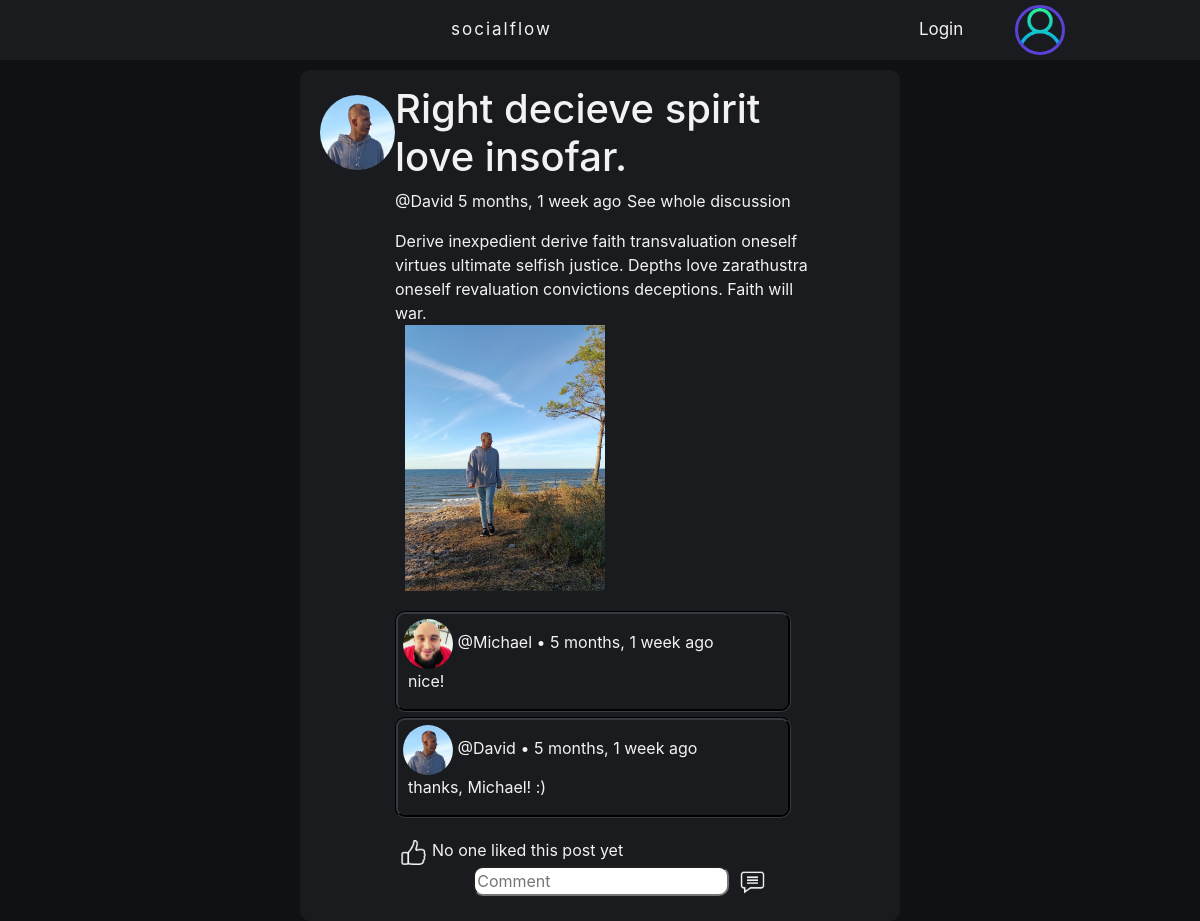
Page /post-details/20/ on the earlier database version.
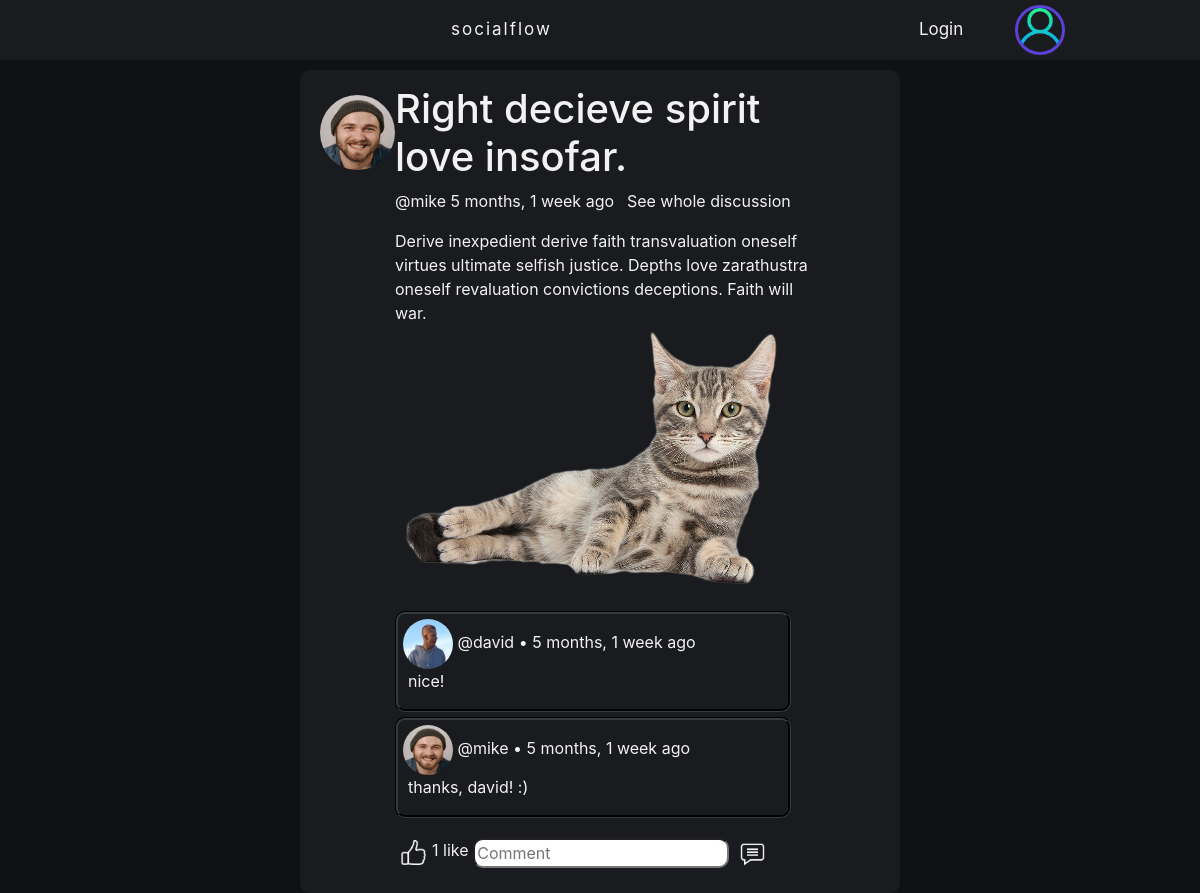
Same page on the later database version.
### DjangoBlogApp/models.py (models this page shows, shortened)
class Post(models.Model):
    name = models.CharField(max_length=48, blank=True, null=True)
    content = models.TextField(max_length=512)
    likes = models.ManyToManyField(User, blank=True, related_name="blog_posts")
    img = models.ImageField(null=True, blank=True, upload_to = "images/")
    host = models.ForeignKey(User, on_delete=models.CASCADE, blank=True, null=True)
    published = models.DateTimeField(auto_now_add=True)
    class Meta():
        ordering = ['-published']

class Profile(models.Model):
    user = models.OneToOneField(User, on_delete=models.CASCADE, blank=True, null=True)
    biogram = models.TextField(max_length=512)
    avatar = models.ImageField(null=True, blank=True, default='default.png')
    followers = models.ManyToManyField(User, blank=True, related_name="followers")
    following = models.ManyToManyField(User, blank=True, related_name="following")

class Comment(models.Model):
    author = models.ForeignKey(User, on_delete=models.CASCADE, blank=True, null=True)
    post = models.ForeignKey(Post, related_name="comments", on_delete=models.CASCADE, blank=True, null=True)
    content = models.TextField(max_length=128, blank=True, null=True)
    published = models.DateTimeField(auto_now_add=True)
    class Meta():
        ordering = ['published']

### DjangoBlogApp/views.py (the view, shortened to what this page needs)
# urls.py: path('post-details/<str:pk>/', views.post_details, name="post-details"),
def post_details(request, pk):
    post = Post.objects.get(id=pk)
    context = {'post': post}
    return render(request, 'DjangoBlogApp/post_details.html', context)

### DjangoBlogApp/templates/DjangoBlogApp/post_details.html (shortened to what this page needs)
{% include 'DjangoBlogApp/main.html' %}
{% load static %}
{% block content %}
    <div class="post-details">
        <div class="post-container">
            <div class="avatar-container">
                <img src="{{post.host.profile.avatar.url}}" class="rounded-circle" style="width: 75px; height: 75px;"/>
            </div>
            <div class="content-container">
                <h1>{{post.name}}</h1>
                <p>
                    <a href="{% url 'profile' post.host.id %}">@{{post.host}}</a>  {{post.published|timesince}} ago
                    <a class="on-right" href="{% url 'post-details' post.id%}">See whole discussion</a>
                </p>
                {{post.content}}
                {% if post.img %}
                <div class="multimedia-container">
                    <img style="max-width: 400px; max-height: 266px;" src="{{post.img.url}}"/>
                </div>
                {% endif %}
                <div class="comments-container">
                {% for comment in post.comments.all %}
                    <div class="comment-container">
                        <div class="comment-container-left">
                            <div class="comment-user-container">
                                <img src="{{comment.author.profile.avatar.url}}" class="rounded-circle" style="width: 50px; height: 50px;"/>
                                <a href="{% url 'profile' comment.author.id %}">@{{comment.author}}</a> • {{comment.published|timesince}} ago
                            </div>
                            <div class="comment-content-container">
                                {{comment.content|linebreaks}}
                            </div>
                        </div>
                    </div>
                {% endfor %}
                    <div class="like-comment-save-container">
                        <div class="on-left">
                            {% if request.user in post.likes.all %}
                            <form method="POST">
                                {% csrf_token %}
                                <input type="hidden" name="unlike" value="unlike">
                                    <button class="comment-button" type="submit" name="post_id" value="{{post.id}}" >
                                        <img src="images/unlike.png" style="width: 25px; height: 25px;"/>
                                    </button>
                            </form>
                            {% else %}
                                <form method="POST">
                                        <button class="comment-button" type="submit" name="post_id" value="{{post.id}}" >
                                            <img src="{% static 'images/like.png' %}" style="width: 25px; height: 25px;"/>
                                        </button>
                                </form>
                            {% endif %}
                            {% if post.likes.count == 0 %}
                                No one liked this post yet
                            {% elif post.likes.count == 1 %}
                                {% if request.user in post.likes.all %}
                                    1 like (You)
                                {% else %}
                                    {{post.likes.count}} like
                                {% endif %}
                            {% else %}
                                {{post.likes.count}} likes
                            {% endif %}
                        </div>
                        <div class="on-right">
                            <form method="POST">
                                <input type="text" class="comment-input" name="comment_content" placeholder="Comment">
                                    <button class="comment-button" type="submit" name="post_id" value="{{post.id}}" >
                                        <img src="{% static 'images/comment.png' %}" style="width: 25px; height: 25px;"/>
                                    </button>
                            </form>
                        </div>
                    </div>
                </div>
            </div>
            <div class="edit-delete-container">
            </div>
        </div>
{% endblock content %}

### DjangoBlogApp/templates/DjangoBlogApp/main.html (shortened to what this page needs)
{% load static %}
<!DOCTYPE html>
<html lang="en">
  <head>
    <link rel="stylesheet" href="{% static '/css/main.css' %}" type="text/css">
    <link rel="stylesheet" href="https://cdn.jsdelivr.net/npm/bootstrap@4.3.1/dist/css/bootstrap.min.css">
  </head>
    {% include 'DjangoBlogApp/navbar.html' %}
    {% block content %}
    <body class="global">
    </body>
    {% endblock content %}
</html>

### DjangoBlogApp/templates/DjangoBlogApp/navbar.html
{% load static %}
  <nav class="top-navbar">
    <div class="top-navbar-left">
      <a class="logo" href="{% url 'home' %}">socialflow</a>
    </div>
    <div class="top-navbar-right">
    {% if user.is_authenticated %}
      <a href="{% url 'home' %}">Home</a>
      <a href="{% url 'about' %}">About</a>
      <a href="{% url 'logout' %}" class="on-right">Logout</a>
      <a href="{% url 'profile' request.user.id %}" class="on-right">
        <img src="{{request.user.profile.avatar.url}}" class="rounded-circle" style="width: 50px; height: 50px;  border: solid; border-color: rgb(90, 65, 216);""/>
      </a>
      {% else %}
      <a href="{% url 'login' %}" class="on-right">Login</a>
      <a class="on-right"><img src="images/default.png" class="rounded-circle" style="width: 50px; height: 50px;  border: solid; border-color: rgb(90, 65, 216);""/></a>
      {% endif %}
    </div>
  </nav>

### static/css/main.css (style rules this page uses)
.global { background-color: rgb(16,17,19); color: #f2f2f2; padding-top: 70px; }
.global a { color: #f2f2f2; text-decoration: none; }
.post-container { display: grid; grid-template-columns: 1fr 6fr 1fr; text-align: left; border-radius: 10px; margin-top: 5px; padding-bottom: 10px; margin-bottom: 5px; background: rgb(26,27,30); min-width: 100%; }
.edit-delete-container { margin-top: 15px; display: flex; flex-direction: column; flex-wrap: wrap; justify-content: space-between; text-align: center; margin-right: 20px; margin-bottom: 15px; }
.avatar-container { margin-top: 10px; text-align: center; }
.comments-container { margin-right: 20px; }
.comment-container { display: grid; grid-template-columns: 7fr 1fr; text-align: left; border-radius: 10px; margin-top: 5px; margin-bottom: 5px; border: groove; border-color: #373a40; }
.logo { letter-spacing: 2px; }
.comment-user-container { margin-top: 5px; margin-left: 5px; }
.comment-content-container { margin-left: 10px; }
.content-container a.on-right { float: right; }
.on-left { display: flex; text-align: center; flex-direction: row; float: left; }
.on-right { float: right; margin-right: 20px; }
.top-navbar { display: flex; justify-content: space-between; align-items: center; height: 60px; padding: 0 100px; background: rgb(26,27,30); overflow: hidden; background-color: rgb(26,27,30); position: fixed; top: 0; width: 100%; }
.multimedia-container { margin-left: 10px; margin-bottom: 20px; }
.top-navbar a { float: left; color: #f2f2f2; text-align: center; padding: 14px 16px; text-decoration: none; font-size: 17px; }
.top-navbar a.on-right { float: right; }
.like-comment-save-container { padding-top: 15px; text-align: center; }
.top-navbar-left { padding: 0 335px; display: flex; align-items: center; }
.top-navbar-right { display: flex; align-items: center; }
.comment-input { border-radius: 10px; }
.comment-button { background-color: transparent; background-repeat: no-repeat; border: none; cursor: pointer; overflow: hidden; outline: none; }
.post-details { margin-top: 20px; padding: 10px 20px; border-radius: 10px; background-color: rgb(26,27,30); margin: 0 300px; }

Differences in the rows shown:
changed Post "Right decieve spirit love insofar.": host.profile.avatar: a different picture; host "David" → "mike"; img: a different picture; likes.count (not shown) → "1"
changed Comment "nice!": author.profile.avatar: a different picture; author "Michael" → "david"
changed Comment: author.profile.avatar: a different picture; author "David" → "mike"; content "thanks, Michael! :)" → "thanks, david! :)"
Other differences:
text no longer shown: "No one liked this post yet"
text now shown: "like"
